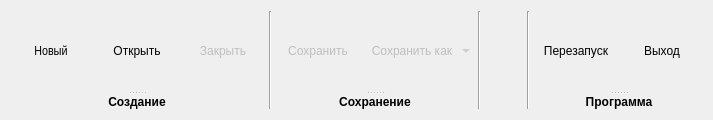
      <widget class="QWidget" name="menu_file_tabHead">
       <property name="focusPolicy">
        <enum>Qt::TabFocus</enum>
       </property>
       <property name="toolTip">
        <string>Открыть/сохранить</string>
       </property>
       <attribute name="title">
        <string>Файл</string>
       </attribute>
       <layout class="QHBoxLayout" name="horizontalLayout">
        <item>
         <layout class="QHBoxLayout" name="menu_file_mainGroup">
          <item>
           <widget class="QSplitter" name="menu_file_creatio_group">
            <property name="orientation">
             <enum>Qt::Vertical</enum>
            </property>
            <widget class="QWidget" name="layoutWidget">
             <layout class="QHBoxLayout" name="menu_file_creation_tools">
              <item>
               <widget class="QToolButton" name="menu_file_new_button">
                <property name="sizePolicy">
                 <sizepolicy hsizetype="Fixed" vsizetype="Fixed">
                  <horstretch>0</horstretch>
                  <verstretch>0</verstretch>
                 </sizepolicy>
                </property>
                <property name="minimumSize">
                 <size>
                  <width>80</width>
                  <height>80</height>
                 </size>
                </property>
                <property name="font">
                 <font>
                  <family>Arial Narrow</family>
                  <pointsize>10</pointsize>
                 </font>
                </property>
                <property name="toolTip">
                 <string>Новый эксперимент</string>
                </property>
                <property name="statusTip">
                 <string>Новый эксперимент</string>
                </property>
                <property name="text">
                 <string>Новый</string>
                </property>
                <property name="icon">
                 <iconset resource="sources.qrc">
                  <normaloff>:/GUI/Icons/File/New.png</normaloff>:/GUI/Icons/File/New.png</iconset>
                </property>
                <property name="iconSize">
                 <size>
                  <width>50</width>
                  <height>50</height>
                 </size>
                </property>
                <property name="shortcut">
                 <string>Ctrl+N</string>
                </property>
                <property name="popupMode">
                 <enum>QToolButton::InstantPopup</enum>
                </property>
                <property name="toolButtonStyle">
                 <enum>Qt::ToolButtonTextUnderIcon</enum>
                </property>
                <property name="autoRaise">
                 <bool>true</bool>
                </property>
               </widget>
              </item>
              <item>
               <widget class="QToolButton" name="menu_file_open_button">
                <property name="sizePolicy">
                 <sizepolicy hsizetype="Fixed" vsizetype="Fixed">
                  <horstretch>0</horstretch>
                  <verstretch>0</verstretch>
                 </sizepolicy>
                </property>
                <property name="minimumSize">
                 <size>
                  <width>80</width>
                  <height>80</height>
                 </size>
                </property>
                <property name="toolTip">
                 <string>Открыть существующий</string>
                </property>
                <property name="statusTip">
                 <string>Открыть существующий</string>
                </property>
                <property name="text">
                 <string>Открыть</string>
                </property>
                <property name="icon">
                 <iconset resource="sources.qrc">
                  <normaloff>:/GUI/Icons/File/Open.png</normaloff>:/GUI/Icons/File/Open.png</iconset>
                </property>
                <property name="iconSize">
                 <size>
                  <width>50</width>
                  <height>50</height>
                 </size>
                </property>
                <property name="shortcut">
                 <string>Ctrl+O</string>
                </property>
                <property name="toolButtonStyle">
                 <enum>Qt::ToolButtonTextUnderIcon</enum>
                </property>
                <property name="autoRaise">
                 <bool>true</bool>
                </property>
               </widget>
              </item>
              <item>
               <widget class="QToolButton" name="menu_file_close_button">
                <property name="enabled">
                 <bool>false</bool>
                </property>
                <property name="sizePolicy">
                 <sizepolicy hsizetype="Fixed" vsizetype="Fixed">
                  <horstretch>0</horstretch>
                  <verstretch>0</verstretch>
                 </sizepolicy>
                </property>
                <property name="minimumSize">
                 <size>
                  <width>80</width>
                  <height>80</height>
                 </size>
                </property>
                <property name="mouseTracking">
                 <bool>true</bool>
                </property>
                <property name="toolTip">
                 <string>Закрыть эксперимент</string>
                </property>
                <property name="statusTip">
                 <string>Закрыть эксперимент</string>
                </property>
                <property name="layoutDirection">
                 <enum>Qt::LeftToRight</enum>
                </property>
                <property name="text">
                 <string>Закрыть</string>
                </property>
                <property name="icon">
                 <iconset resource="sources.qrc">
                  <normaloff>:/GUI/Icons/File/Close.png</normaloff>:/GUI/Icons/File/Close.png</iconset>
                </property>
                <property name="iconSize">
                 <size>
                  <width>50</width>
                  <height>50</height>
                 </size>
                </property>
                <property name="shortcut">
                 <string>Ctrl+W</string>
                </property>
                <property name="toolButtonStyle">
                 <enum>Qt::ToolButtonTextUnderIcon</enum>
                </property>
                <property name="autoRaise">
                 <bool>true</bool>
                </property>
               </widget>
              </item>
             </layout>
            </widget>
            <widget class="QLabel" name="menu_file_create_label">
             <property name="font">
              <font>
               <weight>75</weight>
               <bold>true</bold>
              </font>
             </property>
             <property name="text">
              <string>Создание</string>
             </property>
             <property name="alignment">
              <set>Qt::AlignCenter</set>
             </property>
             <property name="buddy">
              <cstring>menu_file_new_button</cstring>
             </property>
            </widget>
           </widget>
          </item>
          <item>
           <widget class="Line" name="menu_file_1_line">
            <property name="orientation">
             <enum>Qt::Vertical</enum>
            </property>
           </widget>
          </item>
          <item>
           <widget class="QSplitter" name="menu_file_saving_group">
            <property name="orientation">
             <enum>Qt::Vertical</enum>
            </property>
            <widget class="QWidget" name="layoutWidget1">
             <layout class="QHBoxLayout" name="menu_file_exit_tools">
              <item>
               <widget class="QToolButton" name="menu_file_save_button">
                <property name="enabled">
                 <bool>false</bool>
                </property>
                <property name="sizePolicy">
                 <sizepolicy hsizetype="Fixed" vsizetype="Fixed">
                  <horstretch>0</horstretch>
                  <verstretch>0</verstretch>
                 </sizepolicy>
                </property>
                <property name="minimumSize">
                 <size>
                  <width>80</width>
                  <height>80</height>
                 </size>
                </property>
                <property name="toolTip">
                 <string>Созранить в файл</string>
                </property>
                <property name="statusTip">
                 <string>Созранить в файл</string>
                </property>
                <property name="text">
                 <string>Сохранить</string>
                </property>
                <property name="icon">
                 <iconset resource="sources.qrc">
                  <normaloff>:/GUI/Icons/File/Save.png</normaloff>:/GUI/Icons/File/Save.png</iconset>
                </property>
                <property name="iconSize">
                 <size>
                  <width>50</width>
                  <height>50</height>
                 </size>
                </property>
                <property name="shortcut">
                 <string>Ctrl+S</string>
                </property>
                <property name="toolButtonStyle">
                 <enum>Qt::ToolButtonTextUnderIcon</enum>
                </property>
                <property name="autoRaise">
                 <bool>true</bool>
                </property>
               </widget>
              </item>
              <item>
               <widget class="QToolButton" name="menu_file_saveAs_button">
                <property name="enabled">
                 <bool>false</bool>
                </property>
                <property name="sizePolicy">
                 <sizepolicy hsizetype="Fixed" vsizetype="Fixed">
                  <horstretch>0</horstretch>
                  <verstretch>0</verstretch>
                 </sizepolicy>
                </property>
                <property name="minimumSize">
                 <size>
                  <width>90</width>
                  <height>80</height>
                 </size>
                </property>
                <property name="toolTip">
                 <string>Сохранить как...</string>
                </property>
                <property name="layoutDirection">
                 <enum>Qt::LeftToRight</enum>
                </property>
                <property name="text">
                 <string>Сохранить как</string>
                </property>
                <property name="icon">
                 <iconset resource="sources.qrc">
                  <normaloff>:/GUI/Icons/File/SaveAs.png</normaloff>:/GUI/Icons/File/SaveAs.png</iconset>
                </property>
                <property name="iconSize">
                 <size>
                  <width>50</width>
                  <height>50</height>
                 </size>
                </property>
                <property name="shortcut">
                 <string>Ctrl+Shift+S</string>
                </property>
                <property name="popupMode">
                 <enum>QToolButton::MenuButtonPopup</enum>
                </property>
                <property name="toolButtonStyle">
                 <enum>Qt::ToolButtonTextUnderIcon</enum>
                </property>
                <property name="autoRaise">
                 <bool>true</bool>
                </property>
               </widget>
              </item>
             </layout>
            </widget>
            <widget class="QLabel" name="menu_file_saving_label">
             <property name="font">
              <font>
               <weight>75</weight>
               <bold>true</bold>
              </font>
             </property>
             <property name="text">
              <string>Сохранение</string>
             </property>
             <property name="alignment">
              <set>Qt::AlignCenter</set>
             </property>
             <property name="buddy">
              <cstring>menu_file_save_button</cstring>
             </property>
            </widget>
           </widget>
          </item>
          <item>
           <widget class="Line" name="menu_file_2_line">
            <property name="orientation">
             <enum>Qt::Vertical</enum>
            </property>
           </widget>
          </item>
          <item>
           <spacer name="menu_file_spacer">
            <property name="orientation">
             <enum>Qt::Horizontal</enum>
            </property>
            <property name="sizeHint" stdset="0">
             <size>
              <width>40</width>
              <height>20</height>
             </size>
            </property>
           </spacer>
          </item>
          <item>
           <widget class="Line" name="menu_file_3_line">
            <property name="orientation">
             <enum>Qt::Vertical</enum>
            </property>
           </widget>
          </item>
          <item>
           <widget class="QSplitter" name="menu_file_exit_group">
            <property name="orientation">
             <enum>Qt::Vertical</enum>
            </property>
            <widget class="QWidget" name="layoutWidget2">
             <layout class="QHBoxLayout" name="horizontalLayout_8">
              <item>
               <widget class="QToolButton" name="menu_file_restart_button">
                <property name="sizePolicy">
                 <sizepolicy hsizetype="Fixed" vsizetype="Fixed">
                  <horstretch>0</horstretch>
                  <verstretch>0</verstretch>
                 </sizepolicy>
                </property>
                <property name="minimumSize">
                 <size>
                  <width>80</width>
                  <height>80</height>
                 </size>
                </property>
                <property name="toolTip">
                 <string>Перезапустить программу</string>
                </property>
                <property name="text">
                 <string>Перезапуск</string>
                </property>
                <property name="icon">
                 <iconset resource="sources.qrc">
                  <normaloff>:/GUI/Icons/File/Restart.png</normaloff>:/GUI/Icons/File/Restart.png</iconset>
                </property>
                <property name="iconSize">
                 <size>
                  <width>50</width>
                  <height>50</height>
                 </size>
                </property>
                <property name="shortcut">
                 <string>Ctrl+R</string>
                </property>
                <property name="toolButtonStyle">
                 <enum>Qt::ToolButtonTextUnderIcon</enum>
                </property>
                <property name="autoRaise">
                 <bool>true</bool>
                </property>
               </widget>
              </item>
              <item>
               <widget class="QToolButton" name="menu_file_exit_button">
                <property name="sizePolicy">
                 <sizepolicy hsizetype="Fixed" vsizetype="Fixed">
                  <horstretch>0</horstretch>
                  <verstretch>0</verstretch>
                 </sizepolicy>
                </property>
                <property name="minimumSize">
                 <size>
                  <width>80</width>
                  <height>80</height>
                 </size>
                </property>
                <property name="toolTip">
                 <string>Выход</string>
                </property>
                <property name="text">
                 <string>Выход</string>
                </property>
                <property name="icon">
                 <iconset resource="sources.qrc">
                  <normaloff>:/GUI/Icons/File/Exit.png</normaloff>:/GUI/Icons/File/Exit.png</iconset>
                </property>
                <property name="iconSize">
                 <size>
                  <width>50</width>
                  <height>50</height>
                 </size>
                </property>
                <property name="shortcut">
                 <string>Ctrl+Q</string>
                </property>
                <property name="toolButtonStyle">
                 <enum>Qt::ToolButtonTextUnderIcon</enum>
                </property>
                <property name="autoRaise">
                 <bool>true</bool>
                </property>
               </widget>
              </item>
             </layout>
            </widget>
            <widget class="QLabel" name="menu_file_application_label">
             <property name="font">
              <font>
               <weight>75</weight>
               <bold>true</bold>
              </font>
             </property>
             <property name="text">
              <string>Программа</string>
             </property>
             <property name="alignment">
              <set>Qt::AlignCenter</set>
             </property>
             <property name="buddy">
              <cstring>menu_file_exit_button</cstring>
             </property>
            </widget>
           </widget>
          </item>
         </layout>
        </item>
       </layout>
      </widget>
